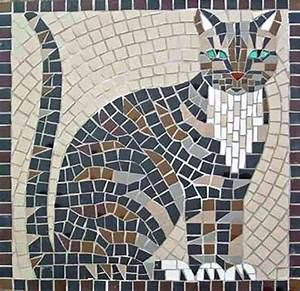
#> input picture 7. Computer Vision/OpenCV Örnekleri/ornek1.png, 300 x 291 px
$ python kirpma.py
#> lines starting #> are read from the running program, lines starting #| are printed output that depends on the picture
import cv2

gorsel=cv2.imread("ornek1.png")
#> gorsel is the input picture: shape (291, 300, 3); mean B, G, R 137, 139.8, 142.2

kirpilmis=gorsel[0:200 , 0:100]
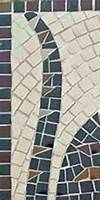
#> kirpilmis: shape (200, 100, 3); mean B, G, R 145.8, 151.8, 152.5

cv2.imwrite("kirpilmis.png",kirpilmis)

$ run again, with 7. Computer Vision/OpenCV Örnekleri/ornek2.png copied over 7. Computer Vision/OpenCV Örnekleri/ornek1.png
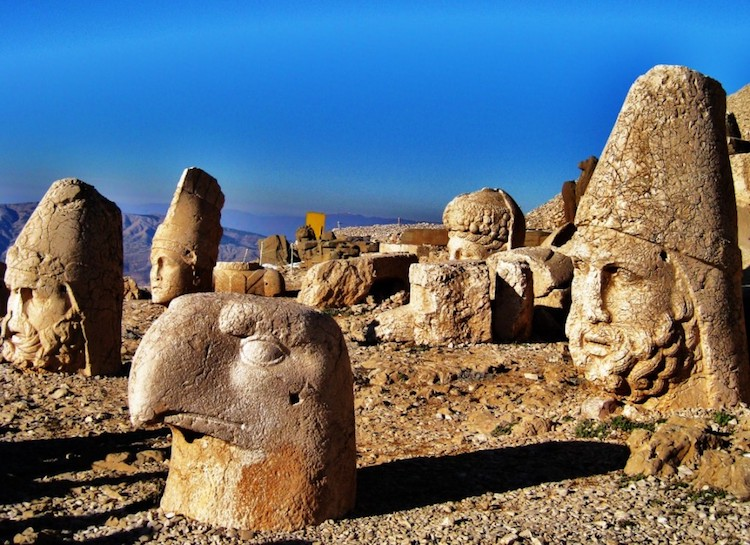
#> input picture 7. Computer Vision/OpenCV Örnekleri/ornek2.png, 750 x 545 px
#> gorsel is the input picture: shape (545, 750, 3); mean B, G, R 121.3, 112.8, 102.3
#> `kirpilmis=gorsel[0:200 , 0:100]`:
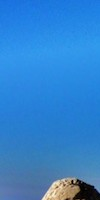
#> kirpilmis: shape (200, 100, 3); mean B, G, R 206.1, 130.6, 50.2

$ run again, with 7. Computer Vision/OpenCV Örnekleri/ornek3.png copied over 7. Computer Vision/OpenCV Örnekleri/ornek1.png
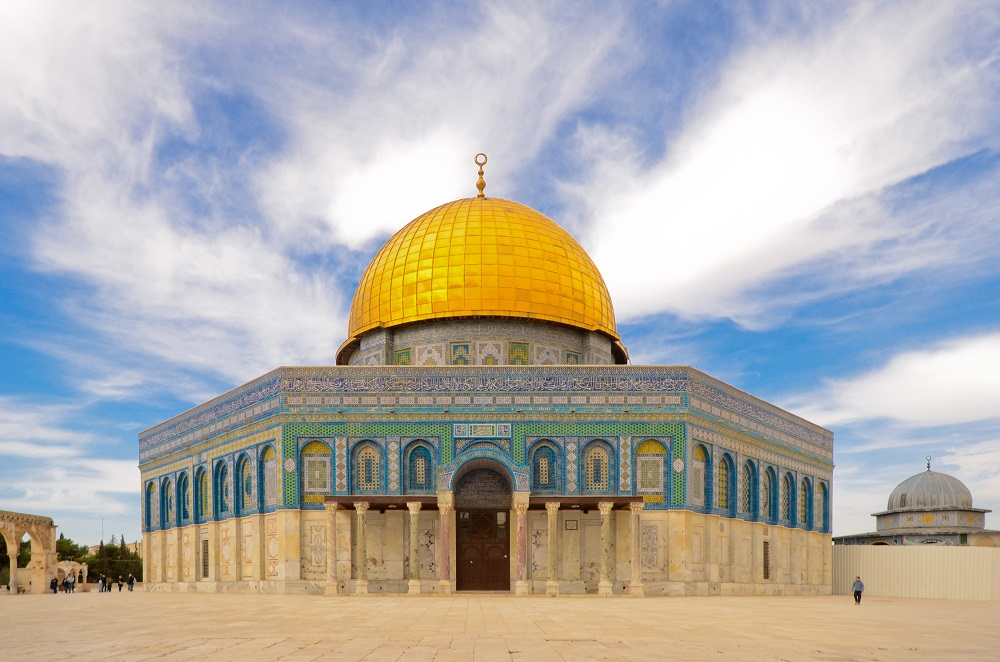
#> input picture 7. Computer Vision/OpenCV Örnekleri/ornek3.png, 1000 x 662 px
#> gorsel is the input picture: shape (662, 1000, 3); mean B, G, R 169.8, 174.4, 177.3
#> `kirpilmis=gorsel[0:200 , 0:100]`:
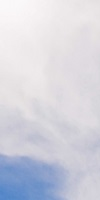
#> kirpilmis: shape (200, 100, 3); mean B, G, R 222.2, 211.7, 210.7

$ run again, with 7. Computer Vision/OpenCV Örnekleri/ornek4.png copied over 7. Computer Vision/OpenCV Örnekleri/ornek1.png
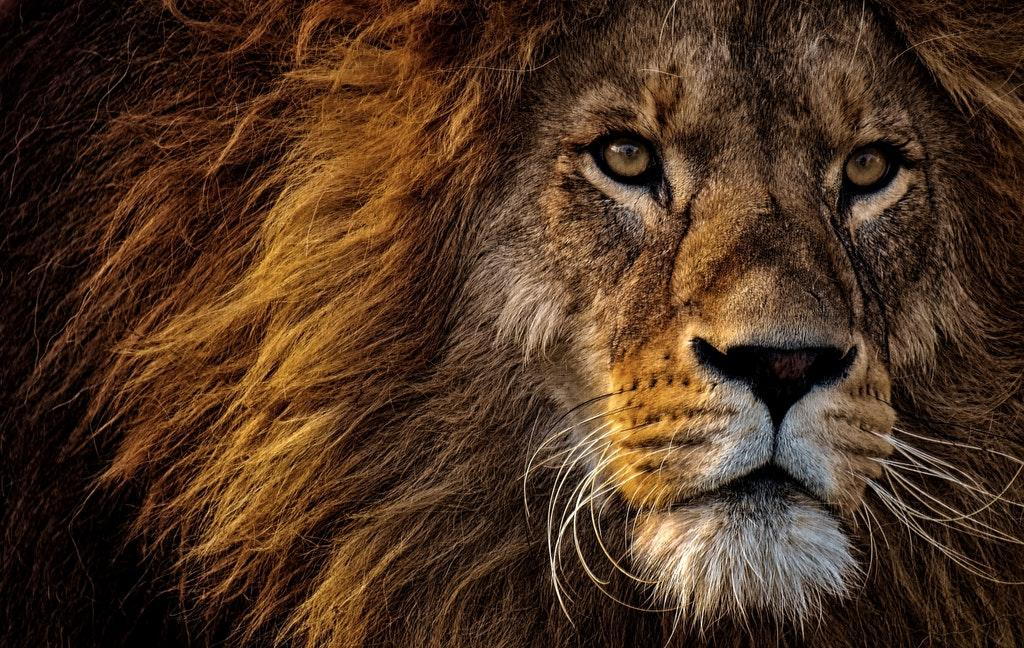
#> input picture 7. Computer Vision/OpenCV Örnekleri/ornek4.png, 1024 x 648 px
#> gorsel is the input picture: shape (648, 1024, 3); mean B, G, R 33.8, 51.6, 76.5
#> `kirpilmis=gorsel[0:200 , 0:100]`:
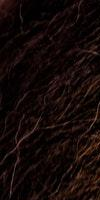
#> kirpilmis: shape (200, 100, 3); mean B, G, R 8.3, 9.7, 20.3
